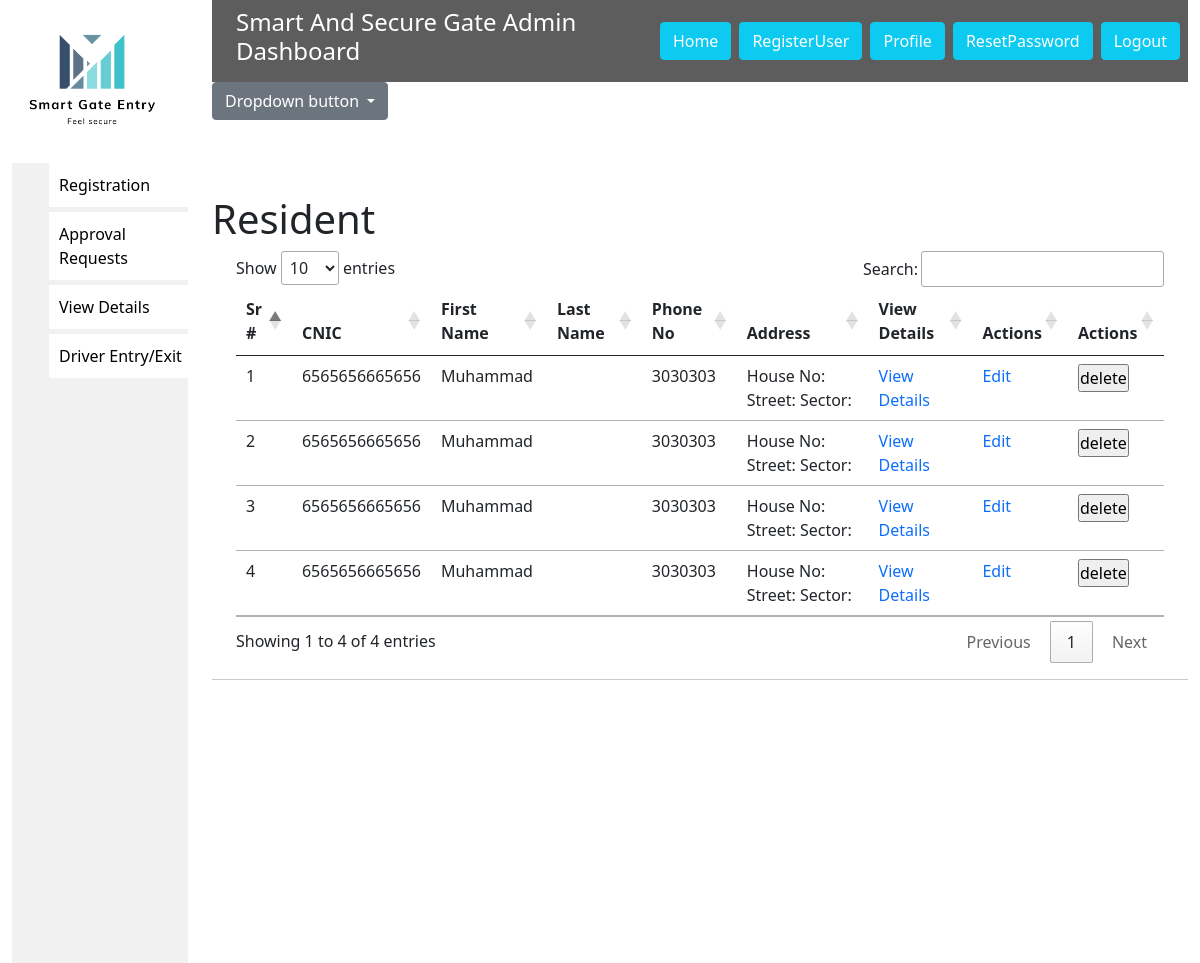
Before: /ViewDetailsResident (signed in) with the older database file.
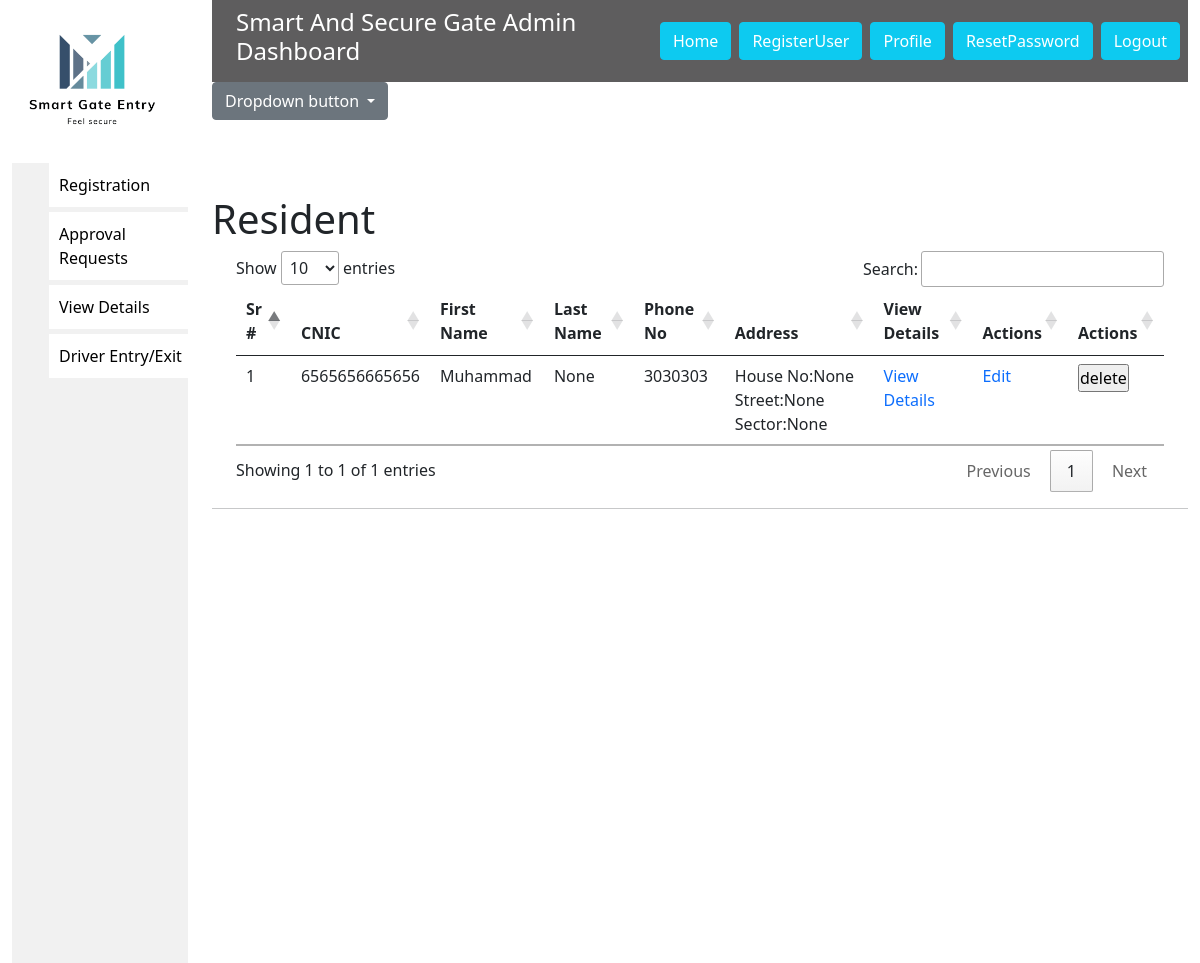
After: the same page with the newer database file.
### fyp/models.py (models this page shows, shortened)
class Driver(Person):
    Car_Plate_number=models.ForeignKey(Car, null=True,on_delete=models.SET_NULL)
    House_no=models.CharField(max_length=200,blank=True,null=True)
    Street=models.CharField(max_length=200,blank=True,null=True)
    Sector=models.CharField(max_length=200,blank=True,null=True)
    Sector=models.CharField(max_length=200,blank=True,null=True)
    type=models.CharField(max_length=20,default="resident")
    class Meta:
        abstract=True

class Residents(Driver):
    Resident_id=models.AutoField(primary_key=True)
    isentered=models.BooleanField(default=False)

### fyp/views.py (the view)
# urls.py: path("ViewDetailsResident", views.ViewDetailsResident, name='ViewDetailsResident'),
@login_required(login_url="Login")
def ViewDetailsResident(request):
    resident=Residents.objects.all()
    car=Car.objects.all()
    card=Card.objects.all()
    context={
        "Residents":resident,
        "car":car,
        "card":card,
    }
    return render(request,'ViewDetailsResident.html',context)

### templates/ViewDetailsResident.html (shortened to what this page needs)
                {% extends 'base.html' %}
                {%load static%}
            {%block body%}
            <div class="dropdown">
                <button class="btn btn-secondary dropdown-toggle" type="button" id="dropdownMenuButton1" data-bs-toggle="dropdown" aria-expanded="false">
                  Dropdown button
                </button>
              </div>
            <h1 style="margin-top: 75px;">Resident</h1>
            <div class="container">
                <table class="table" id="table_id">
                    <thead>
                        <tr>
                            <th scope="col">Sr #</th>
                            <th scope="col">CNIC</th>
                            <th scope="col">First Name</th>
                            <th scope="col">Last Name</th>
                            <th scope="col">Phone No</th>
                            <th scope="col"> Address</th>
                            <th scope="col"> View Details</th>
                            <th scope="col"> Actions</th>
                            <th scope="col"> Actions</th>
                        </tr>
                    </thead>
                    <tbody>
                        <tr>
                        {% for data in Residents %}
                        <td>{{ forloop.counter }}</td>
                            <td>{{ data.CNIC }}</td>
                                <td>{{ data.First_Name }}</td>
                                <td>{{ data.Last_Name }}</td>
                                <td>{{ data.Phone_Number }}</td>
                                <td>House No:{{ data.House_no }} Street:{{data.Street}} Sector:{{data.Sector}}</td>
                                <td>
                                    <a href="{% url 'ViewSpecificResident' data.Resident_id %}">View Details</a>
                                </td>
                                <td>
                                    <a href="{% url 'Edit_Resident' data.Resident_id %}">Edit</a>
                                </td>
                                <td>
                                   <form action="{% url 'delete_resident' data.Resident_id %}" method="POST">
                                        <input type="submit" value="delete">
                                    </form>
                                </td>
                            </tr>
                        {% endfor %}
                    </tbody>
                </table>
            </div>
                {%endblock body%}

### templates/base.html (shortened to what this page needs)
<!doctype html>
<html lang="en">
<head>
    <link href="https://cdn.jsdelivr.net/npm/bootstrap@5.0.2/dist/css/bootstrap.min.css" rel="stylesheet"
>
    <link rel="stylesheet" href="/static/dashboard.css">
    <link rel="stylesheet" type="text/css" href="https://cdn.datatables.net/1.13.1/css/jquery.dataTables.css">
</head>
<body>
    <div class="container-fluid">
        <div class="row">
            <div class="col-2">
                <a href="/"> <img class="dashimg" src="/static/PICTURES/logo.png" alt=""></a>
                <div class="optionlist">
                    <ul style="list-style: none;">
                        <a href="/ResidentRegistration">
                            <li class="list-style">Registration</li>
                        </a>
                        {% if request.user.is_staff %}
                        <a href="/Approvalpage">
                            <li class="list-style">Approval Requests</li>
                        </a>
                        {%endif%}
                        <a href="/ViewDetailsResident">
                            <li class="list-style">View Details</li>
                        </a>
                        <a href="/barcode">
                            <li class="list-style">Driver Entry/Exit</li>
                        </a>
                    </ul>
                </div>
            </div>
            <div class="col-lg-10">
                <nav class="navbar navbar-expand-lg navbar-dark" style="background-color:rgb(94, 93, 94);color: white;">
                    <div class="container-fluid">
                        <h4>Smart And Secure Gate Admin Dashboard</h4>
                    </div>
                    {% if request.user.is_staff %}
                    <button class="btn btn-info "><a href="{% url 'index' %}" style="color:white">Home</a></button>&ensp;
                    <button class="btn btn-info "><a href="{% url 'Register' %}" style="color:white">RegisterUser</a></button>&ensp;
                    {% elif request.user.is_authenticated %}
                    <button class="btn btn-info "><a href="{% url 'index' %}" style="color:white">Home</a></button>&ensp;
                    {%endif%}
                    <button class="btn btn-info "><a href="{% url 'profile' %}"style="color:white">Profile</a></button> &ensp;
                    <button class="btn btn-info " ><a href="{% url 'reset_password' %}"style="color:white">ResetPassword</a></button>&ensp;
                    <button class="btn btn-info " ><a href="{% url 'Logout' %}"style="color:white">Logout</a></button>&ensp;
                </nav>
               {% block body  %}
               {% endblock body  %}
                <hr>
            </div>
        </div>
    </div>
    <link rel="stylesheet" type="text/css" href="https://cdn.datatables.net/1.13.1/css/jquery.dataTables.css">
</body>
</html>

### static/dashboard.css (style rules this page uses)
* { margin: 0px; padding: 0px; }
.dashimg { height: 160px; width: 160px; }
.optionlist { background-color:rgb(241, 241, 241); height: 100vh; }
.list-style { background-color: white; color: black; padding: 10px; margin: 5px; margin-top:3px; width: 100%; }
a { text-decoration: none; }

Changed rows visible on the page:
removed Residents: CNIC "6565656665656", First_Name "Muhammad", Phone_Number "3030303"
removed Residents: CNIC "6565656665656", First_Name "Muhammad", Phone_Number "3030303"
removed Residents: CNIC "6565656665656", First_Name "Muhammad", Phone_Number "3030303"
removed Residents: CNIC "6565656665656", First_Name "Muhammad", Phone_Number "3030303"
added Residents: CNIC "6565656665656", First_Name "Muhammad", Last_Name "None", Phone_Number "3030303", House_no "None", Street "None", Sector "None"
Other visible differences:
text written by a page script: "Show entries Search: Showing 1 to 4 of 4 entries Previous 1 Next" → "Show entries Search: Showing 1 to 1 of 1 entries Previous 1 Next"
